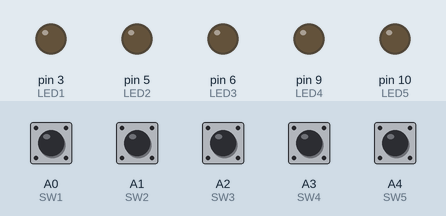
Simulated run of this sketch. Board: Arduino Uno, built with avr-gcc and run on an emulated ATmega328P. On the bench: output pins drawn as LEDs (lit = HIGH). The test bench sets the inputs (shaded band); at power-on: A0 (SW1), A1 (SW2), A2 (SW3), A3 (SW4), A4 (SW5) HIGH. Random numbers use the default seed unless the sketch sets one; the audio player accepts every command and is not drawn; what the sketch prints to the serial monitor is not drawn.

Above: at 1.7 s.
1.8 s: A0 (SW1) pulled LOW for 0.15 s
At 1.89 s:
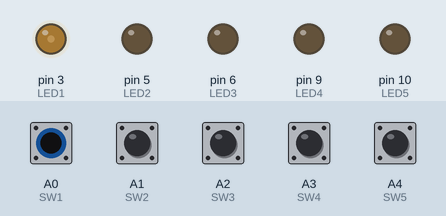
4.9 s: A1 (SW2) pulled LOW for 0.15 s
At 4.98 s:
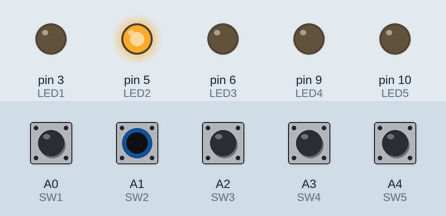
8.0 s: A3 (SW4) pulled LOW for 0.15 s
At 8.8 s:
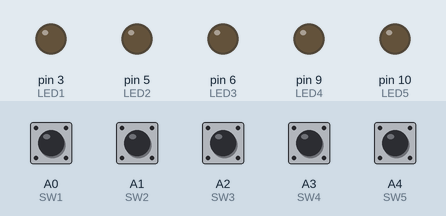
11.1 s: A4 (SW5) pulled LOW for 0.15 s
At 11.2 s:
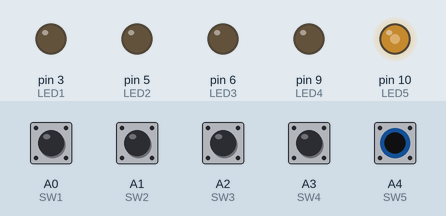
14.2 s: A2 (SW3) pulled LOW for 0.15 s
At 14.3 s:
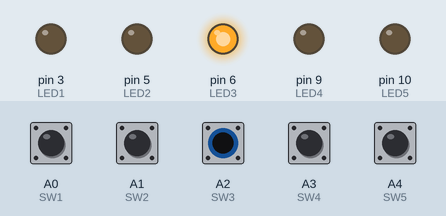
17.3 s: A0 (SW1) pulled LOW for 1 s
At 18.1 s:
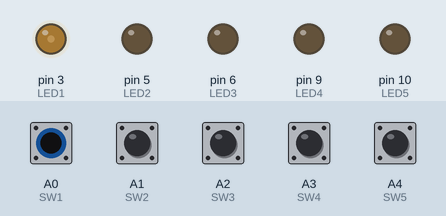
Timing chart, 0 to 22.3 s (numbered marks = the images above; inputs shaded):
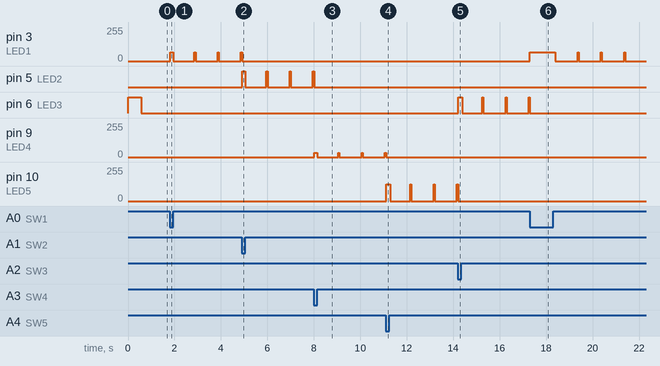

The sketch:

dfplay_led.ino
```cpp
// (licence header left out)
/***********Notice and Trouble shooting***************
 1.Connection and Diagram can be found here
<https://www.dfrobot.com/wiki/index.php/DFPlayer_Mini_SKU:DFR0299#Connection_Diagram>
 2.This code is tested on Arduino Uno, Leonardo, Mega boards.
 ****************************************************/
/* h.hnii 2018/8/15 for kenji mp3 player */

#include "Arduino.h"
#include "SoftwareSerial.h"
#include "DFRobotDFPlayerMini.h"

SoftwareSerial mySoftwareSerial(11, 12); // RX, TX
DFRobotDFPlayerMini myDFPlayer;
void printDetail(uint8_t type, int value);
#define LED1 3
#define LED2 5
#define LED3 6
#define LED4 9
#define LED5 10
#define SW1 A0
#define SW2 A1
#define SW3 A2
#define SW4 A3
#define SW5 A4

int Switch,Switch_prev;
int Wait, Vol;

void setup()
{
  pinMode(SW1, INPUT_PULLUP);
  pinMode(SW2, INPUT_PULLUP);
  pinMode(SW3, INPUT_PULLUP);
  pinMode(SW4, INPUT_PULLUP);
  pinMode(SW5, INPUT_PULLUP);
  pinMode(LED1, OUTPUT);
  pinMode(LED2, OUTPUT);
  pinMode(LED3, OUTPUT);
  pinMode(LED4, OUTPUT);
  pinMode(LED5, OUTPUT);
  digitalWrite(LED3,1);
  Switch = 0; Switch_prev=0;
  Wait = 0; Vol = 20;
  mySoftwareSerial.begin(9600);
  Serial.begin(250000);

  Serial.println();
  Serial.println(F("DFRobot DFPlayer Mini Demo"));
  Serial.println(F("Initializing DFPlayer ... (May take 3~5 seconds)"));
  if (!myDFPlayer.begin(mySoftwareSerial)) {  //Use softwareSerial to communicate with mp3.
    Serial.println(F("Unable to begin:"));
    Serial.println(F("1.Please recheck the connection!"));
    Serial.println(F("2.Please insert the SD card!"));
    while(true);
  }
  Serial.println(F("DFPlayer Mini online."));

  //----Set volume----
  myDFPlayer.volume(20);  //Set volume value (0~30).
  //----Set different EQ----
  myDFPlayer.EQ(DFPLAYER_EQ_NORMAL);

  myDFPlayer.setTimeOut(500); //Set serial communictaion time out 500ms
  Serial.println(F("OK"));

}
void loop()
{
  int i;
  delay(50);
  if (myDFPlayer.available()) {
    printDetail(myDFPlayer.readType(), myDFPlayer.read()); //Print the detail message from DFPlayer to handle different errors and states.
  }
  Serial.print(".");
  i = checkSW();
  if(((Wait%20)==0)&&(i==0)) ShowLED(Switch_prev);
  if((i>0)&&(Switch==0)) {
    if(Wait>10) {
      //myDFPlayer.play(i);
      myDFPlayer.volume(Vol);
      myDFPlayer.playFolder(1,i);
      Wait=0;
      Serial.println("PLAY");
    }
  }
  if(i==-2) {
    myDFPlayer.pause();
    Wait=0;
    Switch_prev=0;
    Serial.println("PAUSE");
  } else if(i==-3) {
    myDFPlayer.volume(10);
    Vol = 10;
    Wait=0;
  } else if(i==-4) {
    myDFPlayer.volume(20);
    Vol=20;
    Wait=0;
  } else if(i==-5) {
    Serial.println("roulette");
    ShowRoulette();
    myDFPlayer.playMp3Folder(1);
    delay(1000);
    while((myDFPlayer.readState()&0x01)!=0) {
      delay(1000);
    }
    Wait=0;
  }
  if(i>0) Switch_prev = i;
  Switch= i;
  if(Wait<1001) Wait++;
}

int checkSW() {
  int i,j;
  i = 0;
  j = 0;
  if(digitalRead(SW1)==LOW) {
    i = 1;
    j = j + 1;
    Serial.println("1");
    analogWrite(LED1, 64);
  } else {
    digitalWrite(LED1, LOW);
  }
  if(digitalRead(SW2)==LOW) {
    j = j + 1;
    i = 2;
    digitalWrite(LED2, HIGH);
  } else {
    digitalWrite(LED2, LOW);
  }
  if(digitalRead(SW3)==LOW) {
    j = j + 1;
    i = 3;
    digitalWrite(LED3, HIGH);
  } else {
    digitalWrite(LED3, LOW);
  }
  if(digitalRead(SW4)==LOW) {
    j = j + 1;
    i = 4;
    analogWrite(LED4, 32);
  } else {
    digitalWrite(LED4, LOW);
  }
  if(digitalRead(SW5)==LOW) {
    j = j + 1;
    i = 5;
    analogWrite(LED5, 127);
  } else {
    digitalWrite(LED5, LOW);
  }
  if(j>1) i = -j;
  return i;
}

void ShowLED(int num) {
  switch(num) {
    case 1:
      analogWrite(LED1, 64);
      break;
    case 2:
      digitalWrite(LED2, HIGH);
      break;
    case 3:
      digitalWrite(LED3, HIGH);
      break;
    case 4:
      analogWrite(LED4, 32);
      break;
    case 5:
      analogWrite(LED5, 127);
      break;
    default:
      digitalWrite(LED1,LOW);
      digitalWrite(LED2,LOW);
      digitalWrite(LED3,LOW);
      digitalWrite(LED4,LOW);
      digitalWrite(LED5,LOW);
  }
}
void ShowRoulette() {
  int i,ma,de;
  ma = random(30,50);
  for(i=0; i<ma; i++) {
    ShowLED(0);
    ShowLED(i%5+1);
    de = 100;
    if(i> ma - random(1,5)) de = 300;
    delay(de);
  }
  ShowLED(0);
  ShowLED(i%5+1);
}
void printDetail(uint8_t type, int value){
  switch (type) {
    case TimeOut:
      Serial.println(F("Time Out!"));
      break;
    case WrongStack:
      Serial.println(F("Stack Wrong!"));
      break;
    case DFPlayerCardInserted:
      Serial.println(F("Card Inserted!"));
      break;
    case DFPlayerCardRemoved:
      Serial.println(F("Card Removed!"));
      break;
    case DFPlayerCardOnline:
      Serial.println(F("Card Online!"));
      break;
    case DFPlayerPlayFinished:
      Serial.print(F("Number:"));
      Serial.print(value);
      Serial.println(F(" Play Finished!"));
      break;
    case DFPlayerError:
      Serial.print(F("DFPlayerError:"));
      switch (value) {
        case Busy:
          Serial.println(F("Card not found"));
          break;
        case Sleeping:
          Serial.println(F("Sleeping"));
          break;
        case SerialWrongStack:
          Serial.println(F("Get Wrong Stack"));
          break;
        case CheckSumNotMatch:
          Serial.println(F("Check Sum Not Match"));
          break;
        case FileIndexOut:
          Serial.println(F("File Index Out of Bound"));
          break;
        case FileMismatch:
          Serial.println(F("Cannot Find File"));
          break;
        case Advertise:
          Serial.println(F("In Advertise"));
          break;
        default:
          break;
      }
      break;
    default:
      break;
  }
}
```

Measured:
- after the input at 1.8 s, pin 3 (LED1): 0/255 → 64/255 at once, → 0/255 0.14 s later, → 64/255 2.9 s later
- after the input at 4.9 s, pin 5 (LED2): LOW → HIGH at once, then repeats every 0.95 s: LOW 0.90 s, HIGH 0.05 s
- after the input at 8.0 s, pin 9 (LED4): 0/255 → 32/255 at once, → 0/255 0.14 s later, → 32/255 2.9 s later
- after the input at 11.1 s, pin 10 (LED5): 0/255 → 127/255 at once, → 0/255 0.19 s later, → 127/255 2.9 s later
- after the input at 14.2 s, pin 6 (LED3): LOW → HIGH at once, then repeats every 0.90 s: LOW 0.85 s, HIGH 0.05 s
- after the input at 17.3 s, pin 3 (LED1): 0/255 → 64/255 at once, → 0/255 1.1 s later
